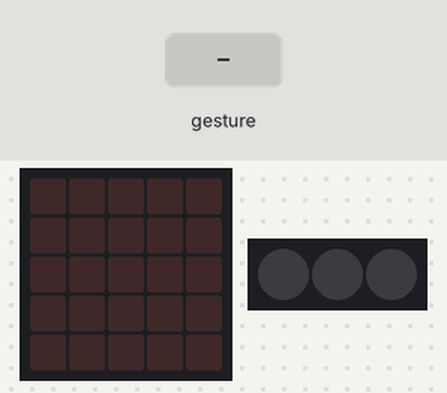
This program was run on a simulated Calliope mini (MakeCode). Parts: the board's 5×5 LED display, 3 RGB LEDs in strip order, left to right. Inputs (shaded band) come from the test bench. A tilt is held for 1.5 s and a shake lasts 1 s, then the board lies face up again.

Above: at 1.2 s.
1.3 s: gesture 'tilt right'
At 3.2 s:
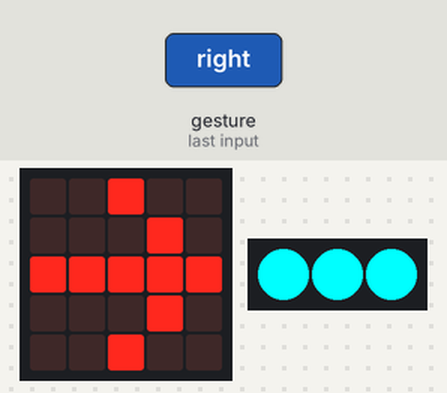
3.5 s: gesture 'logo up'
At 5.0 s:
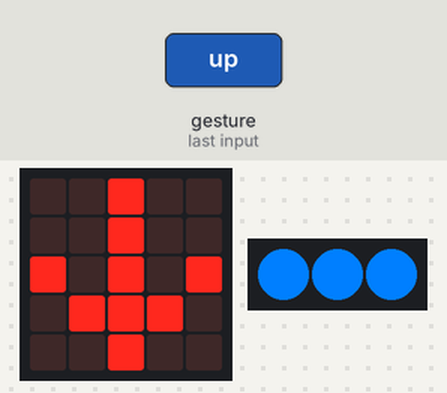
5.7 s: gesture 'tilt left'
At 6.7 s:
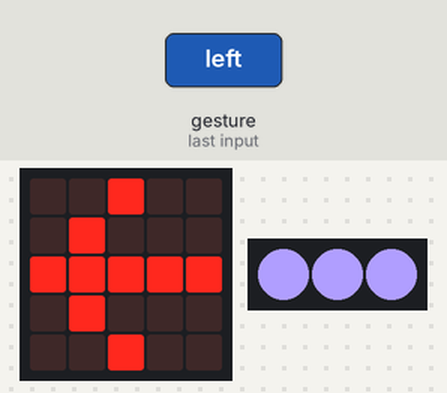
7.9 s: gesture 'logo down'
At 9.5 s:
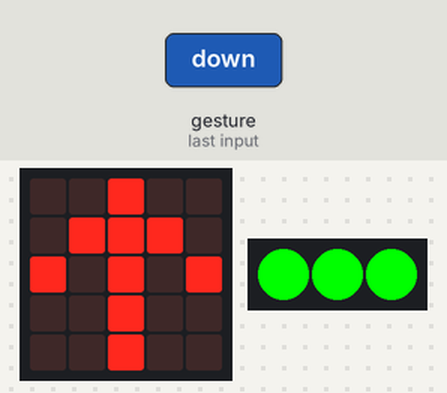
10.1 s: gesture 'tilt right'
At 10.6 s:
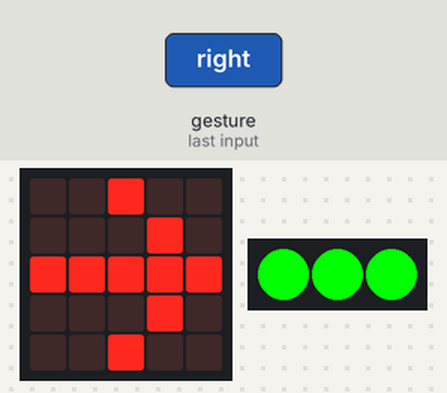
12.3 s: gesture 'tilt left'
At 12.8 s:
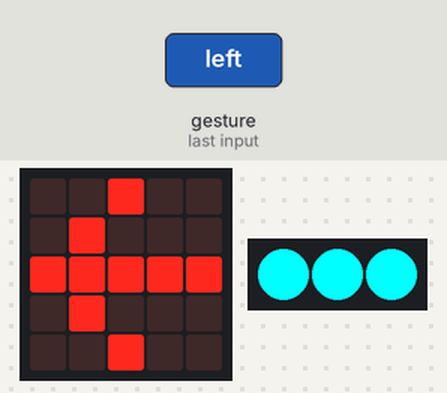
Timing chart, 0 to 15.3 s (numbered marks = the images above; inputs shaded):
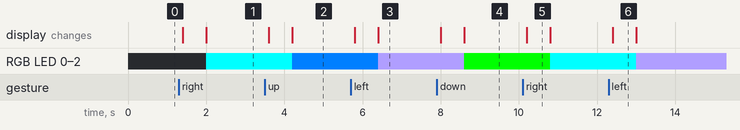

The program:

main.ts
```typescript
input.onGesture(Gesture.TiltRight, function () {
    basic.showIcon(IconNames.ArrowEast)
    basic.setLedColors(0x00ffff, 0x00ffff, 0x00ffff)
})
input.onGesture(Gesture.LogoUp, function () {
    basic.showIcon(IconNames.ArrowSouth)
    basic.setLedColors(0x007fff, 0x007fff, 0x007fff)
})
input.onGesture(Gesture.TiltLeft, function () {
    basic.showIcon(IconNames.ArrowWest)
    basic.setLedColors(0xb09eff, 0xb09eff, 0xb09eff)
})
input.onGesture(Gesture.LogoDown, function () {
    basic.showIcon(IconNames.ArrowNorth)
    basic.setLedColors(0x00ff00, 0x00ff00, 0x00ff00)
})
```

test.ts
```typescript
// Hier kann man Tests durchführen; diese Datei wird nicht kompiliert, wenn dieses Paket als Erweiterung verwendet wird.
```

Measured:
- after the input at 1.3 s, RGB LED 0–2: off → RGB(0, 255, 255) after 0.70 s; the display: first changes after 0.10 s (image 1 shows a later state)
- after the input at 3.5 s, RGB LED 0–2: RGB(0, 255, 255) → RGB(0, 127, 255) after 0.70 s; the display: first changes after 0.10 s (image 2 shows a later state)
- after the input at 5.7 s, RGB LED 0–2: RGB(0, 127, 255) → RGB(176, 158, 255) after 0.70 s; the display: first changes after 0.10 s (image 3 shows a later state)
- after the input at 7.9 s, RGB LED 0–2: RGB(176, 158, 255) → RGB(0, 255, 0) after 0.70 s; the display: first changes after 0.10 s (image 4 shows a later state)
- after the input at 10.1 s, RGB LED 0–2: RGB(0, 255, 0) → RGB(0, 255, 255) after 0.70 s; the display: changes after 0.10 s (image 5)
- after the input at 12.3 s, RGB LED 0–2: RGB(0, 255, 255) → RGB(176, 158, 255) after 0.70 s; the display: changes after 0.10 s (image 6)
- what the display in image 5 shows lasts 0.6 s, from 10.2 s to 10.8 s
